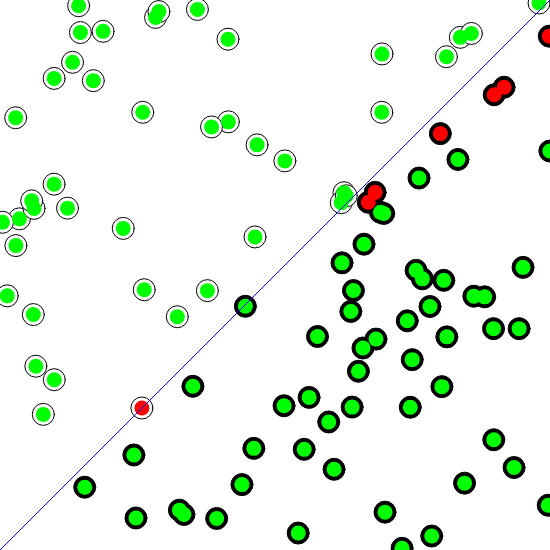
Frame 1 (no input)
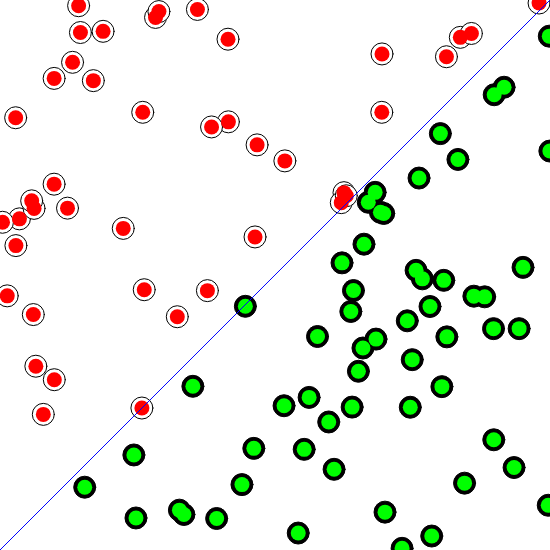
Frame 60 (no input)
Frame 120 (the mouse pressed at the canvas centre since frame 60): identical to frame 60, image omitted

The p5.js sketch that drew these frames (run headless with seeded random() and noise() and a simulated clock; from frame 60 on, the mouse is pressed at the canvas centre):

// p5.js sketch
// ── sketch.js

let perceptron;

let points = new Array(100);

function setup(){
    createCanvas(550,550);
    perceptron = new Perceptron(2);
    for (let i = 0; i < points.length; i++) {
        points[i] = new Point(random(-1,1),random(-1,1));
    }
}

function draw(){
    background(255);
    points.forEach(point =>{
        point.show();
    });
    
    noStroke();

    points.forEach( pt =>{
        const inputs = [pt.x, pt.y];
        const target = pt.label;
        const guess = perceptron.guess(inputs);
        if (guess == target){
            fill(0, 255, 0);
        }else{
            fill(255,0,0)
        }

        ellipse(pt.getPixelX(), pt.getPixelY(), 15,15)
    });

    drawLine();
    trainSinglePoint();

}

function drawLine(){
    stroke(0,0,255)
    line(0,height,width,0);
}

let trainningIndex = 0;

function trainSinglePoint(){
    const pt = points[trainningIndex];
    const inputs = [pt.x, pt.y];
    perceptron.train(inputs, pt.label);
    trainningIndex++;
    if(trainningIndex == points.length){
        trainningIndex = 0;
    };
}
// ── perceptron.js
class Perceptron{
    weights = [0,0];
    lr = 0.1;

    constructor(numberWeights){
        this.weights = new Array(numberWeights);
        for(let i = 0;  i < this.weights.length; i++){
            this.weights[i] = random(-1,1);
        }
    }

    train(inputs, target){
        const guess = this.guess(inputs);
        const error = target - guess;
        
        for(let i = 0;  i < this.weights.length; i++){
            this.weights[i] = error * inputs[i] * this.lr;
        }
        
    }

    guess(inputs){
        let sum = 0;

        for(let i = 0; i < this.weights.length; i++){
            sum += inputs[i] * this.weights[i];
        }
     
        const output = this.sign(sum);
        
        return output;
    }

    sign(num){
        return num >= 0 ? 1 : -1;
    }


}
// ── point.js
class Point{
    x = 0;
    y = 0;
    label = 0;

    constructor(x,y){
        this.x = x;
        this.y = y;
        this.label = this.getLabel();
    }

    getLabel(){
        return (this.x > this.y) ? 1 : -1;
    }

    getPixelX(){
        const px = map(this.x,-1,1,0,width);
        return px;
    }

    getPixelY(){
        const py = map(this.y,-1,1,height,0);
        return py;
    }

    show(){
        stroke(0);//define a cor do contorno(p5)

        if(this.label == 1){
            fill(0)//define a cor do preenchimento
        }else{
            fill(255);
        }
        const px= this.getPixelX();
        const py= this.getPixelY();
        ellipse(px,py,22,22);

    }

    debug(){
        console.log("label: ",this.label,",x",this.x,",y",this.y);
    }
}
